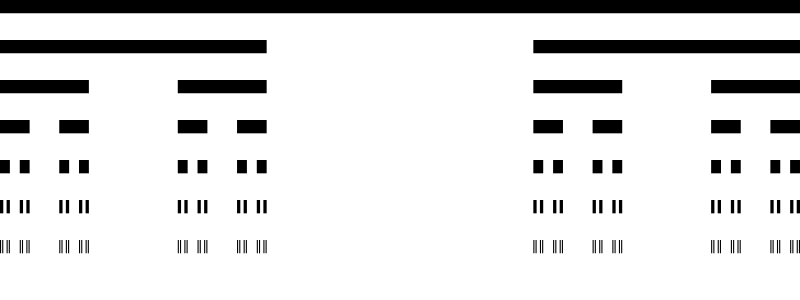
Frame 1 (no input)
Frame 2 (the mouse pressed at the canvas centre, redrawn once): identical to frame 1, image omitted

The p5.js sketch that drew this single still picture (run headless with seeded random() and noise() and a simulated clock; the mouse was pressed at the canvas centre and the sketch redrawn once):

// p5.js sketch
// ── sketch.js
function setup() {
  createCanvas(800, 300);
  background(255);

  cantor(0, 0, width);
}

function draw() {
  noLoop();
}


function cantor(x, y, len) {

  var h = 40;

  if (len >= 1) {
    noStroke();
    fill(0);
    rect(x, y, len, h / 3);
    y += h;
    
    cantor(x, y, len / 3);
    cantor(x + len * 2 / 3, y, len / 3);
  }
}
